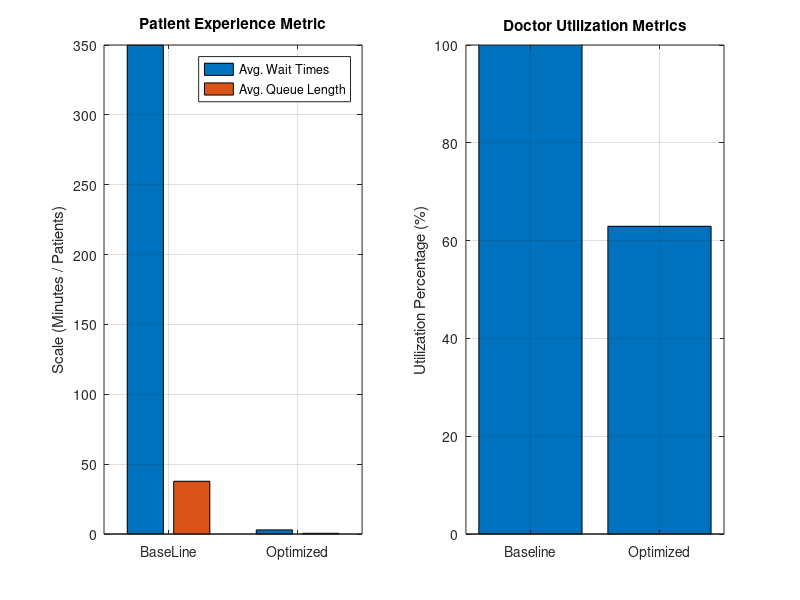

The MATLAB source for this figure:
function [patients_matrix,results_before,results_after]= service_system()


%----------------------------------------------------------------------------------
patient_matrix = patients_generate();
[results_before, ~,data_base] = sim_patient_priority(patient_matrix, 1);
[results_after, ~,data_opt] = sim_patient_priority(patient_matrix, 3);
strategic_analysis_report_numerical(data_base, data_opt);

end
%----------------------------------------------------------------------------------
% Generate Patients functions
% Written by Tan Khai Yu
function patients_matrix = patients_generate()

  % Set the default parameter
  total_minutes = 1440; % Open 24 hours in minutes unit
  current_time = 0; % Clock begin at 0
  patients_id = 0; % Patients begin from 0

  % Set Storage Arrays
  arrival_times = [];
  normalize_emergency = [];

  % Loop that randomly generates patient arrival times
  while current_time < total_minutes

      % Set the busy from 8 a.m.(480 minutes) until 8 p.m.(1200 minutes)to peak hour
      if current_time >= 480 && current_time <= 1200
          % Use Lambda set 5 minutes per person in peak hour
          lambda = 1 / 5;
      else
          % Use Lambda set 10 minutes per person in non-peak hour
          lambda = 1 / 10;
      end

 % Random variate formula: X_i = (-1 / lambda) * ln(1 - R_i)
 % Note: ln -> log(x)

      % Generate random number between 0 and 1
      R_i = rand();
      inter_arrival = (-1 / lambda) * log(1 - R_i);

      % Update new current time
      current_time = current_time + inter_arrival;

      % Assign the arrival time to patient
      if current_time <= total_minutes;
        patients_id = patients_id + 1;
        arrival_times(patients_id) = current_time;

          % If random number < 0.3 become emergency case else is nomalize case
          if rand() < 0.3;
            normalize_emergency(patients_id) = 1; % Set 1 become emergency case
          else
            normalize_emergency(patients_id) = 2; % Set 2 become normalize case
          end
      end
  end
    % Set output format
  patients_matrix = [(1:patients_id)',arrival_times',normalize_emergency'];

    % Display Summary Patients Detail
  printf('\n---------------------------------------------------------------------\n');
  printf('\n Function Generate Patients and Assign become Emergency or Normalize \n');
  printf('\n---------------------------------------------------------------------\n');
  printf('\n Total Patients arrived                 : %d\n',patients_id);
  printf('\n Total Patients for Emergency Case      : %d\n',sum (normalize_emergency == 1));
  printf('\n Total Patients for Normalize Case      : %d\n',sum (normalize_emergency == 2));
  printf('\n---------------------------------------------------------------------\n');
end
%--------------------------------------------------------------------------------------
% Multi-Server Priority Queue Simulation
% Written by AL-SAKKAF, MAHMOOD SHAFEQ A`BDULWALI
function [results,summary,report_data] = sim_patient_priority(patients,num_doctors)
  n = size(patients,1);

% Inject random service times
 mean_service = 10;
 svc_times = - mean_service * log(1 - rand(n, 1));
 patients = [patients(:,1:2), svc_times, patients(:,3)];
% Sort by arrival time
 patients = sortrows(patients,2);

% Set the Variables
 curr_time = 0;
 count_time = 0;
 idx = 1;

 queue = [];
 results = [];
 t_doctors = zeros(1, num_doctors); % Track when each doctor will be free

% Matrix structured specifically for strategic_analysis_report_numerical.m
% Format: [ID, Arrival, Priority, StartTime, EndTime]
report_data = zeros(n,5);

while count_time < n
    % Buffer newly arrived patients into the active queue
    while idx <= n && patients(idx,2) <= curr_time
      queue = [queue; patients(idx, :)];
      idx = idx + 1;
    end

  % Find which doctors are free now
  available_doctors = find(t_doctors <= curr_time);

  % Assign the patients to doctor are free now
  if ~isempty(queue) && ~isempty(available_doctors)

    %Filter queue by case emergency,then by arrival time
    %case emergency  = 1 && case normalize = 2
    queue = sortrows (queue, [4,2]);

    %Pop next patients
    curr = queue(1, :);
    queue (1,:) =[];

    p_id = curr(1);
    arrival = curr(2);
    service = curr(3);
    prio =curr(4);

    % Assign to the first available doctor right now
    doc_idx = available_doctors(1);

    % Calculate the  timeline metrics
    t_start = max(curr_time,arrival);
    t_wait = t_start - arrival;
    t_finish = t_start + service;
    t_system = t_finish - arrival;

    %Show the results
    results = [results; p_id, arrival, service, prio, t_start, t_wait, t_finish, t_system];
    report_data(count_time + 1, :) = [p_id, arrival, prio, t_start, t_finish];

    %Update the chosen docter schedule
    t_doctors(doc_idx) = t_finish;
    count_time = count_time + 1;
  else
      % Set next event
      next_event_times = [];

      if idx <= n
        next_event_times = [next_event_times,patients(idx, 2)];
      end

      busy_doctors =  t_doctors(t_doctors > curr_time);

      if ~isempty(busy_doctors)
        next_event_times = [next_event_times, min(busy_doctors)];
      end

      if ~isempty(next_event_times);
        curr_time = min(next_event_times);
      end
    end
  end

  % Aggregate performance metrics
  summary = mean(results(:,[6,3,8]),1);
end
%-----------------------------------------------------------------------------------------------------
% Strategic analysis report generator
% Written by NG YONG QI
function strategic_analysis_report_numerical(baseline_matrix, optimized_matrix)

  scenarios = {baseline_matrix, optimized_matrix};
  scen_names = {'Baseline (Scenario A: 1 Doctor)', 'Optimized (Scenario B: 3 Doctors)'};

  total_time_mins = 1440;


  server_counts = [1, 3];

  plot_waits = zeros(1, 2);
  plot_queues = zeros(1, 2);
  plot_utilization = zeros(1, 2);

  printf('\n=====================================================================\n');
  printf('           CMA6134-T2610 EMERGENCY DEPARTMENT STRATEGIC REPORT         \n');
  printf('                 COMPUTED PERFORMANCE METRICS (LEVEL 4 QC)             \n');
  printf('\n=====================================================================\n');


  for s = 1:2
    data = scenarios{s};

    arr   = data(:, 2);
    cases = data(:, 3);
    st    = data(:, 4);
    ends  = data(:, 5);

    total_served = size(data, 1);

    wait_times = st - arr;
    avg_wait_overall = mean(wait_times);

    avg_wait_emergency = mean(wait_times(cases == 1));
    avg_wait_normal = mean(wait_times(cases == 2));

    current_q_handle = @(t) q_func(t, arr, st);

    total_area = trapezoidalRule(current_q_handle, 0, total_time_mins, total_time_mins);
    avg_queue_length = total_area / total_time_mins;

    total_busy_time = sum(ends - st);

    max_capacity = total_time_mins * server_counts(s);
    utilization_rate = (total_busy_time / max_capacity) * 100;

    plot_waits(s) = avg_wait_overall;
    plot_queues(s) = avg_queue_length;
    plot_utilization(s) = utilization_rate;

    printf('\n >> %s \n', scen_names{s});
    printf('---------------------------------------------------------------------\n');
    printf(' [1] Total Patients Served           : %d patients\n', total_served);
      printf(' [2] Average Waiting Time (Overall)  : %-10.2f minutes\n', avg_wait_overall);
      printf('     - Priority 1 (Emergency) Waits  : %-10.2f minutes\n', avg_wait_emergency);
      printf('     - Priority 2 (Normal) Waits     : %-10.2f minutes\n', avg_wait_normal);
      printf(' [3] Average Queue Length (Integral) : %-10.2f patients\n', avg_queue_length);
      printf(' [4] Doctor Utilization (%d Doctors)  : %-10.2f %%\n', server_counts(s), utilization_rate);
    end
    printf('=====================================================================\n\n');

    printf('>> Generating Performance Comparison Charts...\n\n');
    grid on;

    subplot(1, 2, 1);
    bar([1, 2], [plot_waits; plot_queues]');
    title('Patient Experience Metric');
    ylabel('Scale (Minutes / Patients)');
    legend('Avg. Wait Times', 'Avg. Queue Length', 'location', 'northeast');
    set(gca, 'XTick', [1, 2], 'XTickLabel', {'BaseLine', 'Optimized'});
    grid on;

    subplot(1, 2, 2);
    bar([1, 2], plot_utilization);
    title('Doctor Utilization Metrics');
    ylabel('Utilization Percentage (%)');
    ylim([0 100]);
    set(gca, 'XTick', [1, 2], 'XTickLabel', {'Baseline', 'Optimized'});
    grid on;

end
%------------------------------------------------------------------------------------------------------
%Extra Mathematical Helpers
%Written by NG YONG QI
  function y = q_func(x, arr, st)

    y = zeros(1, length(x));

    for i = 1:length(x)
      y(i) = sum((arr <= x(i)) & (st > x(i)));
    end
  end

  function output = trapezoidalRule(fun, a, b, n)
      h = (b-a)/n;

      x = a:h:b;

      fv = feval(fun, x);

      w = [1; 2*ones(n-1, 1); 1];

      output = (h/2.0) * (fv * w);
   end
